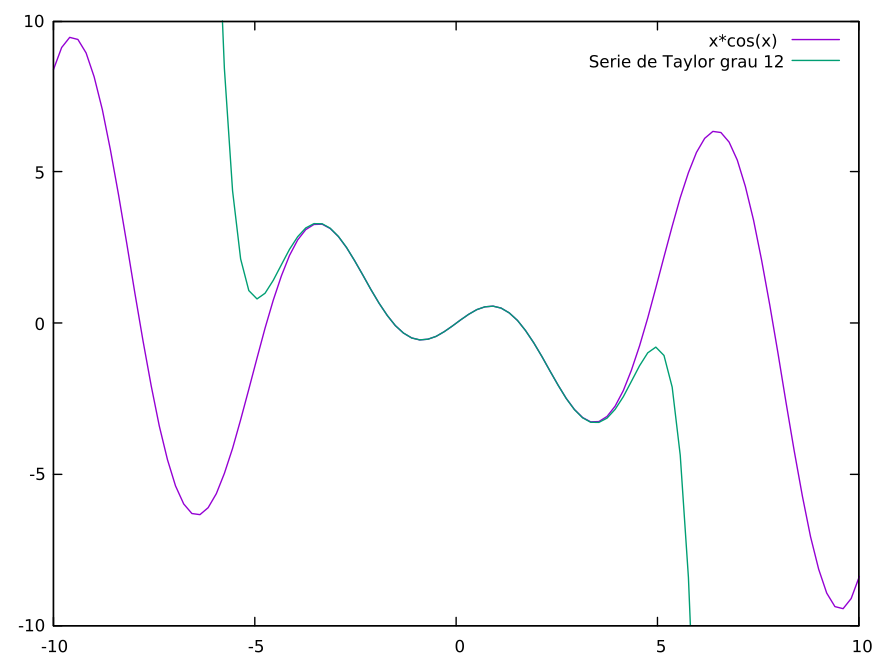

Generate this figure with gnuplot:
set yrange[-10:10]
plot x*cos(x), 0*(x-0)**0 + 1*(x-0)**1 + -0*(x-0)**2 + -0.5*(x-0)**3 + 0*(x-0)**4 + 0.0416667*(x-0)**5 + -0*(x-0)**6 + -0.00138889*(x-0)**7 + 0*(x-0)**8 + 2.48016e-05*(x-0)**9 + -0*(x-0)**10 + -2.75573e-07*(x-0)**11 + 0*(x-0)**12 title "Serie de Taylor grau 12"
